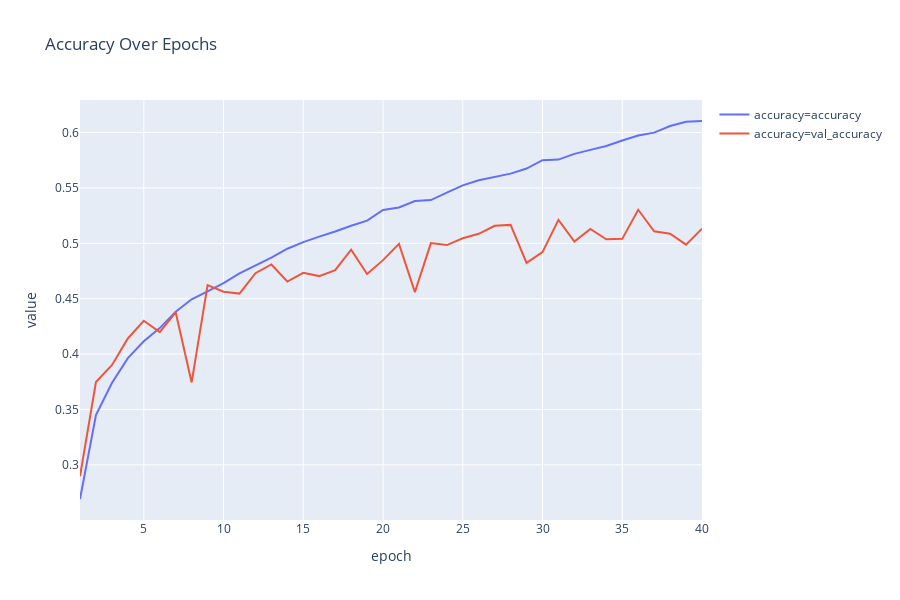

Notebook code cell kept with this figure:
### Code cell
acc = loss[['epoch','accuracy', 'val_accuracy']].melt(id_vars=['epoch'], var_name='accuracy')
fig = px.line(acc, x='epoch', y='value', color='accuracy', title='Accuracy Over Epochs')
fig.add_trace
fig.show()
plt.savefig("model03_accuracy.png")

### Figure 1 — Plotly figure (JSON) as saved in the notebook; plotly's stock layout.template omitted (floating-point values rounded to 4 significant figures)
{"data": [{"hoverlabel": {"namelength": 0}, "hovertemplate": "accuracy=accuracy<br>epoch=%{x}<br>value=%{y}", "legendgroup": "accuracy=accuracy", "line": {"color": "#636efa", "dash": "solid"}, "mode": "lines", "name": "accuracy=accuracy", "showlegend": true, "type": "scatter", "x": [1, 2, 3, 4, 5, 6, 7, 8, 9, 10, 11, 12, 13, 14, 15, 16, 17, 18, 19, 20, 21, 22, 23, 24, 25, 26, 27, 28, 29, 30, 31, 32, 33, 34, 35, 36, 37, 38, 39, 40], "xaxis": "x", "y": [0.2692, 0.3449, 0.3739, 0.3964, 0.4115, 0.4235, 0.4383, 0.4494, 0.4566, 0.464, 0.4728, 0.4798, 0.487, 0.4951, 0.501, 0.506, 0.5106, 0.5159, 0.5205, 0.5301, 0.5324, 0.5382, 0.539, 0.5457, 0.5523, 0.5569, 0.56, 0.5629, 0.5675, 0.5751, 0.5756, 0.5807, 0.5843, 0.5878, 0.5928, 0.5973, 0.5999, 0.6058, 0.6097, 0.6104], "yaxis": "y"}, {"hoverlabel": {"namelength": 0}, "hovertemplate": "accuracy=val_accuracy<br>epoch=%{x}<br>value=%{y}", "legendgroup": "accuracy=val_accuracy", "line": {"color": "#EF553B", "dash": "solid"}, "mode": "lines", "name": "accuracy=val_accuracy", "showlegend": true, "type": "scatter", "x": [1, 2, 3, 4, 5, 6, 7, 8, 9, 10, 11, 12, 13, 14, 15, 16, 17, 18, 19, 20, 21, 22, 23, 24, 25, 26, 27, 28, 29, 30, 31, 32, 33, 34, 35, 36, 37, 38, 39, 40], "xaxis": "x", "y": [0.2897, 0.3748, 0.39, 0.4141, 0.4301, 0.4198, 0.4377, 0.3744, 0.4623, 0.4563, 0.4546, 0.473, 0.4809, 0.4655, 0.4733, 0.4704, 0.4757, 0.4942, 0.4722, 0.4848, 0.4995, 0.4559, 0.5002, 0.4984, 0.5045, 0.5086, 0.5158, 0.5166, 0.4823, 0.492, 0.5211, 0.5015, 0.513, 0.5036, 0.504, 0.5303, 0.5108, 0.5087, 0.4988, 0.5132], "yaxis": "y"}], "layout": {"height": 600, "legend": {"tracegroupgap": 0}, "title": {"text": "Accuracy Over Epochs"}, "xaxis": {"anchor": "y", "domain": [0, 1], "title": {"text": "epoch"}}, "yaxis": {"anchor": "x", "domain": [0, 1], "title": {"text": "value"}}}}
